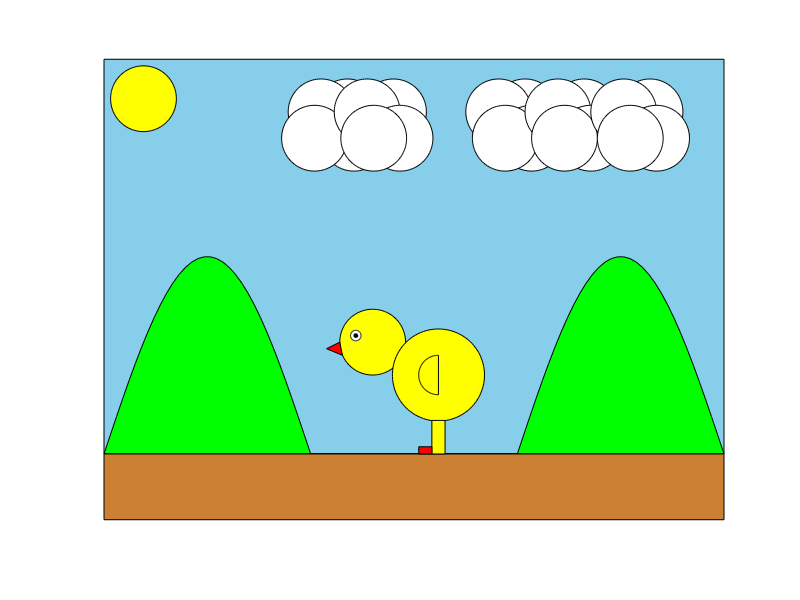

The MATLAB source for this figure:
% Rysunek kurczaka wielkanocnego
% Marcin Ramotowski Grupa nr 1

% niebo
max_x = 3*pi;
max_y = 6;
x = [0 max_x max_x 0];
y = [max_y max_y 0 0];
sky_color = [0.5294, 0.8078, 0.9216];
fill(x, y, sky_color);
hold on;

% słońce
x_center = 0.6;
y_center = 5.4;
r = 0.5;
theta = linspace(0, 2*pi, 100);
x = r*cos(theta) + x_center;
y = r*sin(theta) + y_center;
fill(x, y, 'y');

% Chmury
r = 0.5;
x_center = 3.5;
y_center = 5;
theta = linspace(0, 2*pi, 100);
x = r*cos(theta) + x_center;
y = r*sin(theta) + y_center;
cloud_color = 'w';
x_positions = [0.2 -0.2 0.3 -0.3 0.9 0.5 1 0.6 2.9 2.5 3 2.6 3.8 3.4 3.9 3.5 4.8 4.4 4.9 4.5];

for i=1:length(x_positions)
    if mod(i,4) == 0 || mod(i,4) == 3
        fill(x+x_positions(i), y-0.2, cloud_color)
    else
        fill(x+x_positions(i), y+0.2, cloud_color)
    end
end

% pagórki
x = linspace(0, 3*pi, 100);
y = 3*sin(x);
y(y<0) = 0; % ustawiamy ujemne wartości funkcji y na zero
fill(x, y, 'g');

% ziemia
x_dirt = [0 3*pi 3*pi 0];
y_dirt = [0 0 -1 -1];
fill(x_dirt, y_dirt, [0.8 0.5 0.2]);

% głowa
x_head = 1.3*pi;
y_head = 1.2 + 0.5;
r = 0.5;
theta = linspace(0, 2*pi, 100);
x = r*cos(theta) + x_head;
y = r*sin(theta) + y_head;
fill(x, y, 'y');

% Oczy
r_eye = 0.08;
r_pupil = 0.03;
x_eye = x_head + r_eye*cos(5*pi/4) - 0.2;
y_eye = y_head + r_eye*sin(4*pi/4) + 0.1;
fill(x_eye + r_eye*cos(theta), y_eye + r_eye*sin(theta), 'w');
fill(x_eye + r_pupil*cos(theta), y_eye + r_pupil*sin(theta), 'k');

% Dziób
x_beak = [x_head-0.46 x_head-0.7 x_head-0.5];
y_beak = [y_head-0.2 y_head-0.1 y_head];
fill(x_beak, y_beak, 'r');

% Tułów
x_body = x_head + 1;
y_body = y_head - 0.5;
r = 0.7;
theta = linspace(0, 2*pi, 100);
x = r*cos(theta) + x_body;
y = r*sin(theta) + y_body;
fill(x, y, 'y');

% Skrzydło
r_wing = 0.3;
x_wing = x_body;
y_wing = y_body;
theta_wing = linspace(-pi/2, pi/2, 100);
x_wing1 = x_body - r_wing*cos(theta_wing);
y_wing1 = y_body + r_wing*sin(theta_wing);
x_wing2 = x_body + r_wing*cos(theta_wing);
y_wing2 = y_body + r_wing*sin(theta_wing);
fill(x_wing1, y_wing1, 'y');

% Nogi
x_leg = [x_body-0.1 x_body-0.1 x_body+0.1 x_body+0.1];
y_leg = [0 0.51 0.51 0];
fill(x_leg, y_leg, 'y');
x_foot = [x_body-0.1 x_body-0.1 x_body-0.3 x_body-0.3];
y_foot = [0 0.11 0.11 0];
fill(x_foot, y_foot, 'r')

hold off;
xlim([0, max_x]);
ylim([-1, max_y]);
axis equal;
axis off;